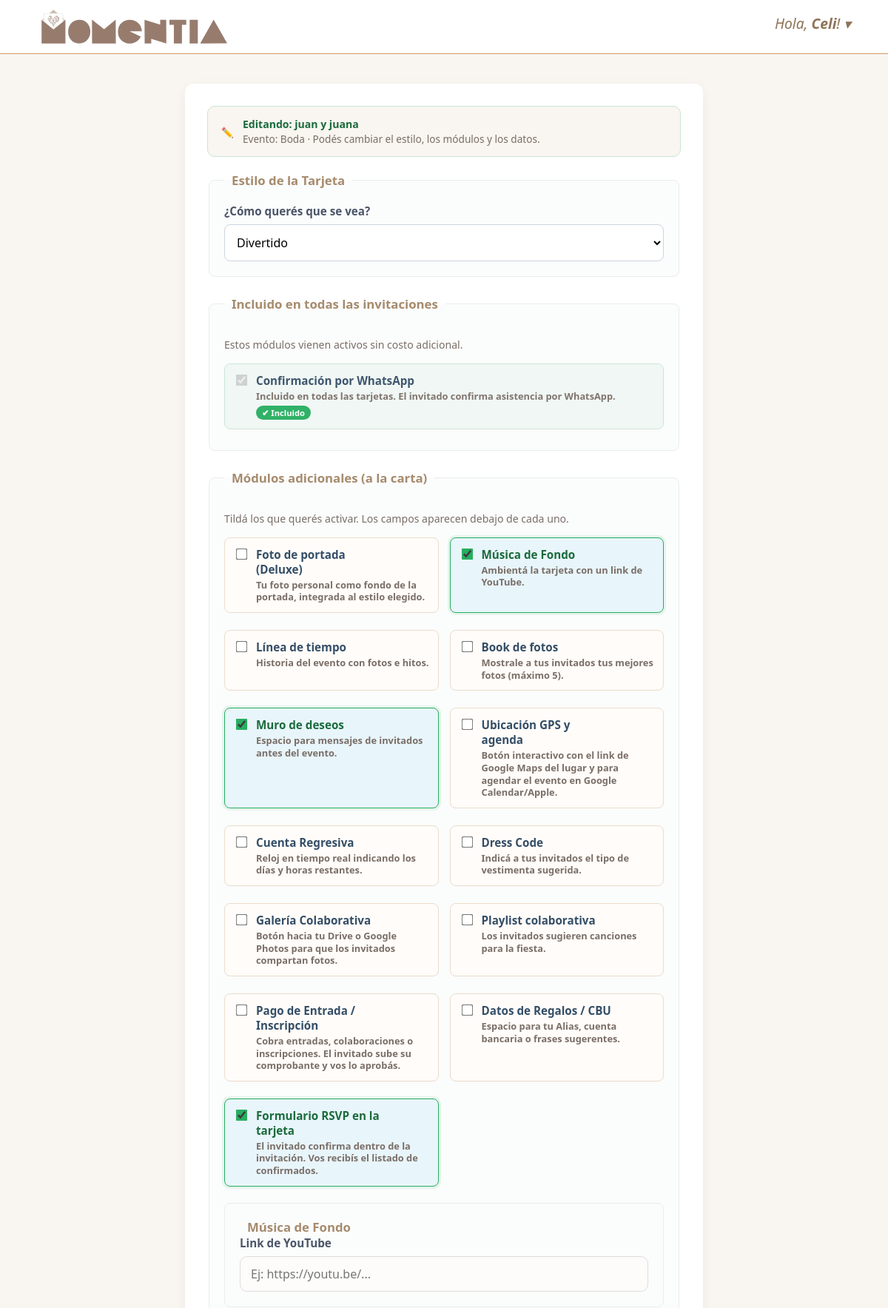
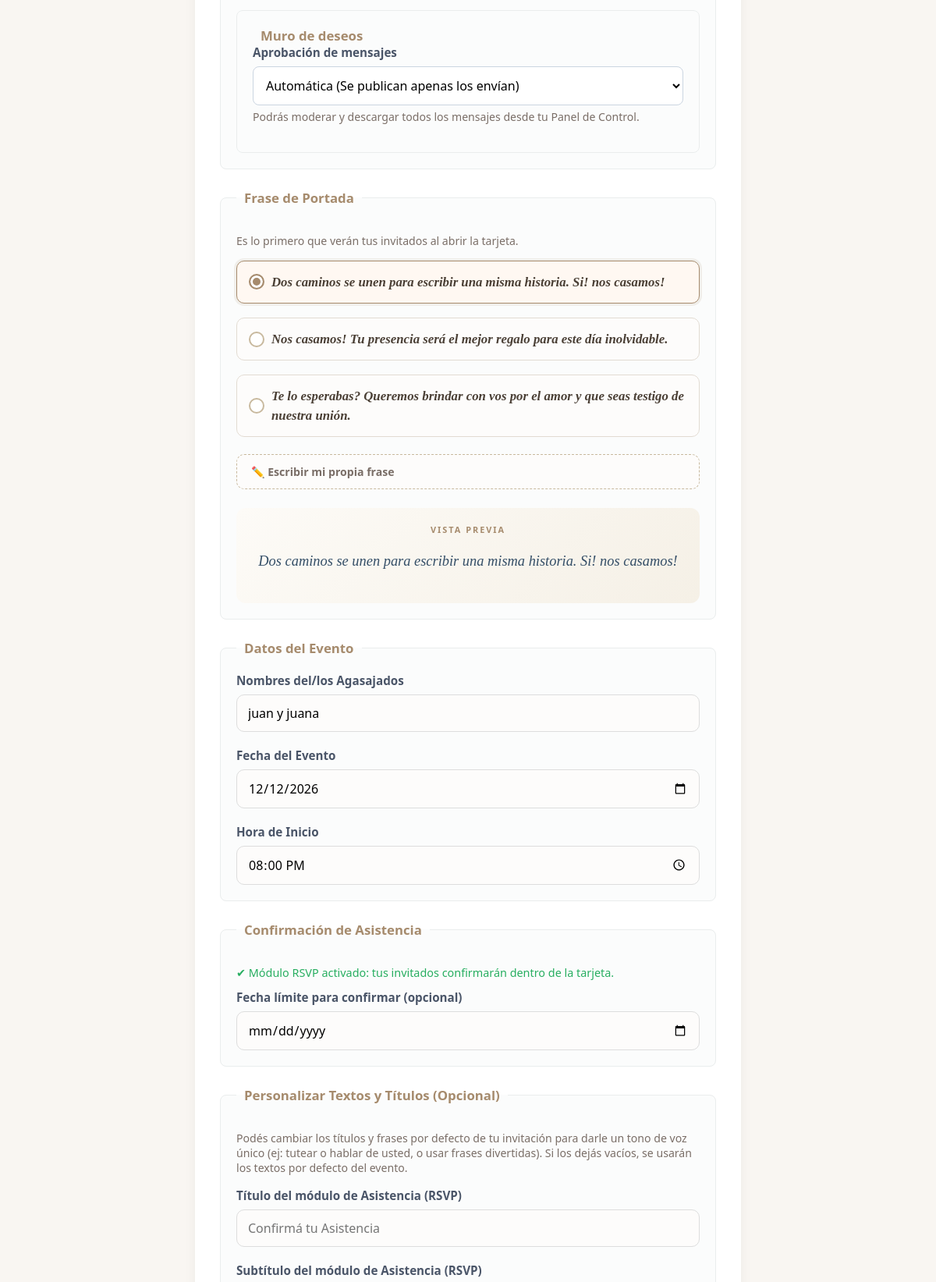
Screenshot of /editar_tarjeta.php?id=57 (signed in, upper part) with the database file from the repository (2 pictures, top to bottom).
### tables this page shows
CREATE TABLE `tarjetas` (
  `id_tarjeta` int(11) NOT NULL,
  `id_cliente` int(11) NOT NULL,
  `id_plantilla` int(11) NOT NULL,
  `tipo_evento_id` int(11) NOT NULL,
  `estilo_visual_id` int(11) NOT NULL,
  `mod_cuenta_regresiva` tinyint(1) DEFAULT 0,
  `mod_musica` tinyint(1) DEFAULT 0,
  `mod_regalos` tinyint(1) DEFAULT 0,
  `mod_dress_code` tinyint(1) DEFAULT 0,
  `mod_linea_tiempo` tinyint(1) DEFAULT 0,
  `mod_book_fotos` tinyint(1) DEFAULT 0,
  `mod_compartir_fotos` tinyint(1) DEFAULT 0,
  `mod_rsvp_interno` tinyint(1) DEFAULT 0,
  `mod_muro_deseos` tinyint(1) DEFAULT 0,
  `mod_playlist` tinyint(1) DEFAULT 0,
  `nombres_portada` varchar(255) DEFAULT NULL,
  `fecha_evento` date DEFAULT NULL,
  `hora_evento` time DEFAULT NULL,
  `direccion_maps` text DEFAULT NULL,
  `link_musica` varchar(255) DEFAULT NULL,
  `datos_bancarios` text DEFAULT NULL,
  `mensaje_regalo` text DEFAULT NULL,
  `dress_code_texto` text DEFAULT NULL,
  `book_texto` varchar(255) DEFAULT NULL,
  `link_galeria_externa` varchar(255) DEFAULT NULL,
  `telefono_whatsapp` varchar(50) DEFAULT NULL,
  `fecha_limite_rsvp` date DEFAULT NULL,
  `frase_portada` varchar(255) DEFAULT NULL,
  `textos_personalizados` text DEFAULT NULL,
  `estado_pago` varchar(20) DEFAULT 'pendiente',
  `mod_rsvp_whatsapp` int(25) DEFAULT NULL,
  `playlist_modo` enum('formulario','enlace') NOT NULL DEFAULT 'formulario',
  `playlist_url` varchar(255) DEFAULT NULL,
  `linea_tiempo_estilo` enum('vertical','horizontal') NOT NULL DEFAULT 'vertical',
  `muro_moderacion` tinyint(1) NOT NULL DEFAULT 0,
  `mod_pagar_evento` tinyint(1) DEFAULT 0,
  `momento2_nombre` varchar(100) DEFAULT NULL,
  `momento2_fecha` date DEFAULT NULL,
  `momento2_hora` time DEFAULT NULL,
  `momento2_direccion_maps` text DEFAULT NULL,
  `mod_ubi_calen` tinyint(1) DEFAULT NULL,
  `mod_foto_portada` tinyint(1) DEFAULT 0,
  `foto_portada` varchar(255) DEFAULT NULL
);

CREATE TABLE `tipos_evento` (
  `id_tipos_evento` int(11) NOT NULL,
  `nombre` varchar(50) NOT NULL,
  `label_portada` varchar(100) DEFAULT NULL,
  `placeholder_portada` varchar(100) DEFAULT NULL
);

CREATE TABLE `estilos_visuales` (
  `id_estilos_visuales` int(11) NOT NULL,
  `nombre` varchar(50) NOT NULL
);

CREATE TABLE `frases_sugeridas` (
  `id_frase` int(11) NOT NULL,
  `tipo_evento_id` int(11) NOT NULL,
  `texto_frase` text NOT NULL
);

### config/modulos.php (called while the page is built, shortened)
<?php
function campos_base_config(): array { global $config_modulos; return $config_modulos['campos_base']; }
function modulos_config(): array { global $config_modulos; return $config_modulos['modulos']; }
function modulos_incluidos_base(): array { return array_filter(modulos_config(), fn($m) => !empty($m['incluido_base'])); }
function modulos_seleccionables(): array { return array_filter(modulos_config(), fn($m) => !empty($m['seleccionable'])); }
function modulos_para_evento(string $nombreEvento): array
{
    return modulos_seleccionables();
}
function tarjeta_tiene_rsvp_interno(array $tarjeta): bool  { return !empty($tarjeta['mod_rsvp_interno']); }
return $config_modulos;

### editar_tarjeta.php (the view, shortened to what this page needs)
<?php
require_once __DIR__ . '/conexion.php';
require_once __DIR__ . '/config/modulos.php';
require_once __DIR__ . '/includes/campos_formulario.php';
$id_tarjeta = filter_input(INPUT_GET, 'id', FILTER_VALIDATE_INT);
try {
    $stmt = $pdo->prepare('
        SELECT t.*, te.nombre AS nombre_evento
        FROM tarjetas t
        JOIN tipos_evento te ON t.tipo_evento_id = te.id_tipos_evento
        WHERE t.id_tarjeta = ? AND t.id_cliente = ?
    ');
    $stmt->execute([$id_tarjeta, $_SESSION['id_usuario']]);
    $tarjeta = $stmt->fetch(PDO::FETCH_ASSOC);
    $nombre_evento_slug  = mb_strtolower($tarjeta['nombre_evento']);
    $nombre_evento_human = ucfirst($tarjeta['nombre_evento']);
    $textos_defecto = textos_para_evento($nombre_evento_slug);
    $textos_personalizados = !empty($tarjeta['textos_personalizados'])
        ? (json_decode($tarjeta['textos_personalizados'], true) ?: [])
        : [];
    $estilos_visuales = $pdo->query('SELECT id_estilos_visuales, nombre FROM estilos_visuales ORDER BY nombre')
        ->fetchAll(PDO::FETCH_ASSOC);
    $modulos_permitidos = modulos_para_evento($nombre_evento_slug);
    $secciones_modulos  = secciones_modulos_editables($modulos_permitidos, $tarjeta);
    $usa_rsvp_interno   = tarjeta_tiene_rsvp_interno($tarjeta);
    $frases_sugeridas = obtener_frases_sugeridas($pdo, $tarjeta['tipo_evento_id']);
    $frase_guardada   = $tarjeta['frase_portada'] ?? '';
    $es_custom        = frase_es_custom($frase_guardada, $frases_sugeridas);
} catch (PDOException $e) {
    error_log('Error en editar_tarjeta: ' . $e->getMessage());
    header('Location: dashboard.php?error=error_carga');
    exit;
}
?>
<!DOCTYPE html>
<html lang="es">
<head>
    <link rel="stylesheet" href="css/global.css">
    <link rel="stylesheet" href="css/formularios.css">
</head>
<body>
<?php include_once 'header.php'; ?>
<main class="form-container">
    <div class="form-card">
        <div class="editar-contexto">
            <span class="editar-contexto-icono">✏️</span>
            <div>
                <strong>Editando: <?php echo htmlspecialchars($tarjeta['nombres_portada'] ?: 'Sin título'); ?></strong>
                <span>Evento: <?php echo htmlspecialchars($nombre_evento_human); ?> · Podés cambiar el estilo, los módulos y los datos.</span>
            </div>
        </div>
        <form action="actualizar_tarjeta_completa.php" method="POST" enctype="multipart/form-data" novalidate>
            <fieldset>
                <legend>Estilo de la Tarjeta</legend>
                <div class="form-group">
                    <label for="estilo_visual">¿Cómo querés que se vea?</label>
                    <select name="estilo_visual_id" id="estilo_visual" required>
                        <?php foreach ($estilos_visuales as $estilo): ?>
                            <option
                                value="<?php echo htmlspecialchars($estilo['id_estilos_visuales']); ?>"
                                <?php echo ($estilo['id_estilos_visuales'] == $tarjeta['estilo_visual_id']) ? 'selected' : ''; ?>
                            >
                                <?php echo htmlspecialchars(ucfirst($estilo['nombre'])); ?>
                            </option>
                        <?php endforeach; ?>
                    </select>
                </div>
            </fieldset>
            <fieldset>
                <legend>Incluido en todas las invitaciones</legend>
                <p class="form-help-text">Estos módulos vienen activos sin costo adicional.</p>
                <div class="modules-grid">
                    <?php foreach (modulos_incluidos_base() as $columna => $modulo):
                    ?>
                        <label class="module-option module-incluido">
                            <input type="checkbox" checked disabled aria-readonly="true">
                            <div class="module-text">
                                <strong><?php echo htmlspecialchars($modulo['titulo']); ?></strong>
                                <small><?php echo htmlspecialchars($modulo['descripcion']); ?></small>
                                <span class="badge-incluido">✔ Incluido</span>
                            </div>
                        </label>
                    <?php endforeach; ?>
                </div>
            </fieldset>
            <fieldset>
                <legend>Módulos adicionales (a la carta)</legend>
                <p class="form-help-text">Tildá los que querés activar. Los campos aparecen debajo de cada uno.</p>
                <div class="modules-grid">
                    <?php foreach ($secciones_modulos as $seccion): ?>
                        <label
                            class="module-option <?php echo $seccion['activo'] ? 'seleccionado' : ''; ?>"
                            id="label_<?php echo htmlspecialchars($seccion['columna']); ?>"
                        >
                            <input
                                type="checkbox"
                                name="modulos[]"
                                value="<?php echo htmlspecialchars($seccion['columna']); ?>"
                                class="checkbox-modulo"
                                data-modulo="<?php echo htmlspecialchars($seccion['columna']); ?>"
                                <?php echo $seccion['activo'] ? 'checked' : ''; ?>
                            >
                            <div class="module-text">
                                <strong><?php echo htmlspecialchars($seccion['titulo']); ?></strong>
                                <small><?php echo htmlspecialchars($seccion['descripcion']); ?></small>
                            </div>
                        </label>
                    <?php endforeach; ?>
                </div>
                <div id="contenedor-campos-modulos">
                    <?php foreach ($secciones_modulos as $seccion):
                        if (empty($seccion['campos'])) continue;
                    ?>
                        <div
                            class="fieldset-modulo <?php echo $seccion['activo'] ? '' : 'oculto'; ?>"
                            id="fieldset_<?php echo htmlspecialchars($seccion['columna']); ?>"
                        >
                            <legend class="fieldset-modulo-titulo"><?php echo htmlspecialchars($seccion['titulo']); ?></legend>
                            <?php foreach ($seccion['campos'] as $campo): ?>
                                <?php render_campo_formulario($campo, $tarjeta[$campo['name']] ?? null); ?>
                            <?php endforeach; ?>
                        </div>
                    <?php endforeach; ?>
                </div>
            </fieldset>
            <?php if (!empty($frases_sugeridas)): ?>
            <fieldset>
                <legend>Frase de Portada</legend>
                <p class="form-help-text">Es lo primero que verán tus invitados al abrir la tarjeta.</p>
                <div class="frase-selector">
                    <?php foreach ($frases_sugeridas as $frase):
                        $checked = ($frase_guardada === $frase['texto_frase']); ?>
                        <label class="frase-opcion">
                            <span class="frase-opcion-label"><?php echo htmlspecialchars($frase['texto_frase']); ?></span>
                        </label>
                    <?php endforeach; ?>
                    <div class="frase-custom-wrap">
                        <label class="frase-custom-toggle <?php echo $es_custom ? 'activo' : ''; ?>" id="toggle-custom">
                            ✏️ Escribir mi propia frase
                        </label>
                    </div>
                </div>
                <div class="frase-preview <?php echo $frase_guardada !== '' ? 'visible' : ''; ?>" id="frase-preview">
                    <span class="frase-preview-label">Vista previa</span>
                    <p class="frase-preview-texto" id="frase-preview-texto"><?php echo htmlspecialchars($frase_guardada); ?></p>
                </div>
            </fieldset>
            <?php endif; ?>
            <fieldset>
                <legend>Datos del Evento</legend>
                <?php foreach (campos_base_config() as $campo): ?>
                    <?php render_campo_formulario($campo, $tarjeta[$campo['name']] ?? null); ?>
                <?php endforeach; ?>
            </fieldset>
            <fieldset>
                <legend>Confirmación de Asistencia</legend>
                <div id="rsvp-interno-bloque" class="<?php echo $usa_rsvp_interno ? '' : 'oculto'; ?>">
                    <p class="form-success-text">✔ Módulo RSVP activado: tus invitados confirmarán dentro de la tarjeta.</p>
                </div>
            </fieldset>
            <fieldset>
                <legend>Personalizar Textos y Títulos (Opcional)</legend>
                <p class="form-help-text">
                    Podés cambiar los títulos y frases por defecto de tu invitación para darle un tono de voz único
                    (ej: tutear o hablar de usted, o usar frases divertidas). Si los dejás vacíos, se usarán los textos por defecto del evento.
                </p>
                <?php
                $campos_texto_personalizable = [
                    'titulo_rsvp'        => 'Título del módulo de Asistencia (RSVP)',
                    'subtitulo_rsvp'     => 'Subtítulo del módulo de Asistencia (RSVP)',
                    'muro_titulo'        => 'Título del Muro de Mensajes / Deseos',
                    'muro_pregunta'      => 'Pregunta o invitación del Muro',
                    'titulo_regalos'     => 'Título de la sección de Regalos / Regalo en efectivo',
                    'titulo_playlist'    => 'Título de la sección de Playlist / Música',
                    'subtitulo_playlist' => 'Subtítulo de la sección de Playlist / Música',
                ];
                foreach ($campos_texto_personalizable as $clave => $label):
                    render_campo_formulario([
                        'name'        => "custom_txt[$clave]",
                        'label'       => $label,
                        'type'        => 'text',
                        'placeholder' => $textos_defecto[$clave] ?? '',
                    ], $textos_personalizados[$clave] ?? '');
                endforeach;
                ?>
            </fieldset>
        </form>
    </div>
</main>
</body>
</html>

### css/global.css (style rules this page uses)
:root { --color-principal: #a68b6d; }
body { font-family: 'Segoe UI', sans-serif; background-color: #f9f6f2; color: #333; margin: 0; }

### rows the page displays
tarjetas: nombres_portada "juan y juana", tipo_evento.nombre "Boda", estilo_visual_id "Divertido"
frases_sugeridas: texto_frase "Dos caminos se unen para escribir una misma historia. Si! nos casamos!"
frases_sugeridas: texto_frase "Nos casamos! Tu presencia será el mejor regalo para este día inolvidable."
frases_sugeridas: texto_frase "Te lo esperabas? Queremos brindar con vos por el amor y que seas testigo de nuestra unión."

### other values shown
$nombre_display "Celi"
$modulo['titulo'] "Confirmación por WhatsApp"
$modulo['descripcion'] "Incluido en todas las tarjetas. El invitado confirma asistencia por WhatsApp."
$seccion['titulo'] "Foto de portada (Deluxe)"
$seccion['descripcion'] "Tu foto personal como fondo de la portada, integrada al estilo elegido."
$seccion['titulo'] "Música de Fondo"
$seccion['descripcion'] "Ambientá la tarjeta con un link de YouTube."
$seccion['titulo'] "Línea de tiempo"
$seccion['descripcion'] "Historia del evento con fotos e hitos."
$seccion['titulo'] "Book de fotos"
$seccion['descripcion'] "Mostrale a tus invitados tus mejores fotos (máximo 5)."
$seccion['titulo'] "Muro de deseos"
$seccion['descripcion'] "Espacio para mensajes de invitados antes del evento."
$seccion['titulo'] "Ubicación GPS y agenda"
$seccion['descripcion'] "Botón interactivo con el link de Google Maps del lugar y para agendar el evento en Google Calendar/Apple."
